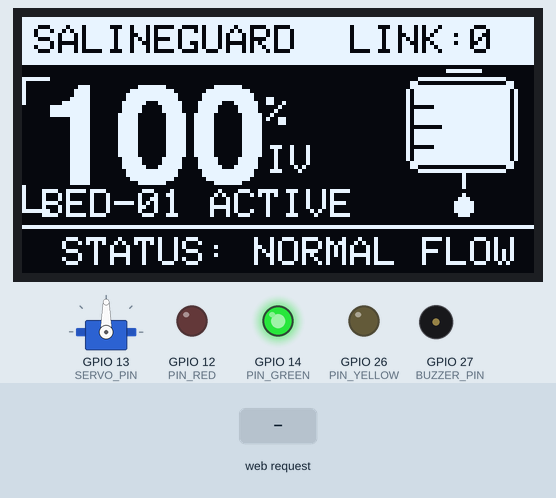
Bench run of a sketch on a simulated ESP32. On the bench: servo, 128×64 one-colour display, output pins drawn as LEDs (lit = HIGH), buzzer (waves = sounding, pin HIGH). The test bench sets the inputs (shaded band).

Above: at 1.2 s.
1.3 s: HTTP request GET /clamp received
At 1.49 s:
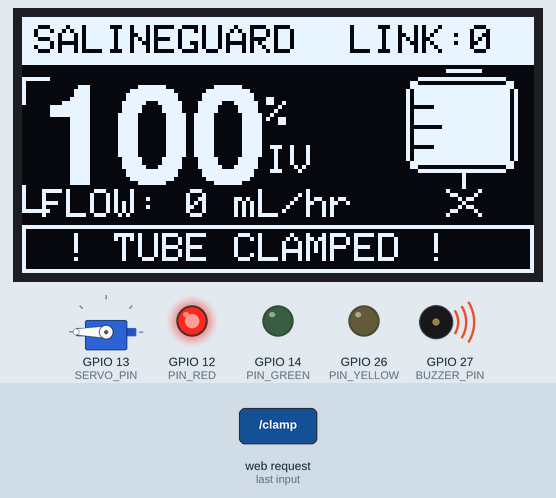
At 1.91 s:
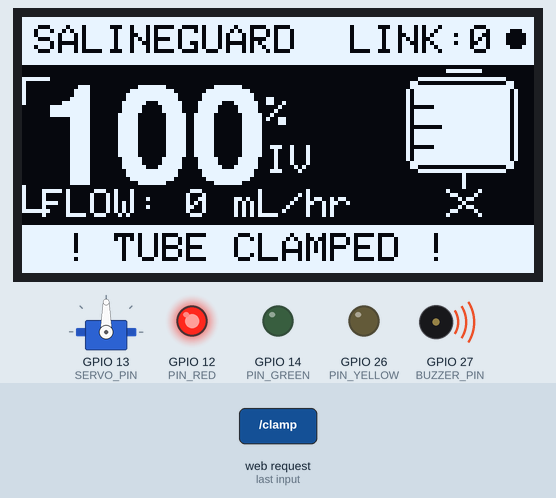
3.2 s: HTTP request GET /unclamp received
At 3.31 s:
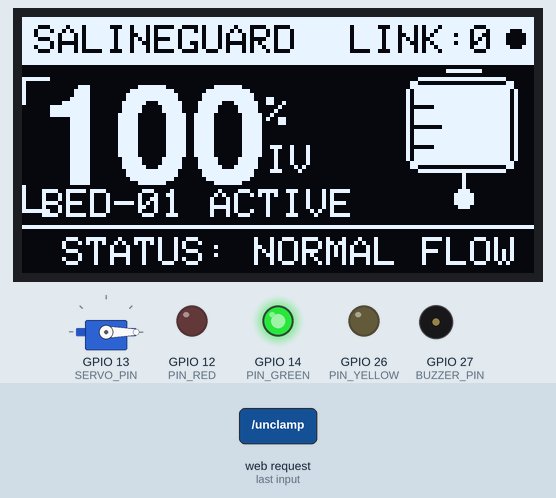
Timing chart, 0 to 6.2 s (numbered marks = the images above; inputs shaded):
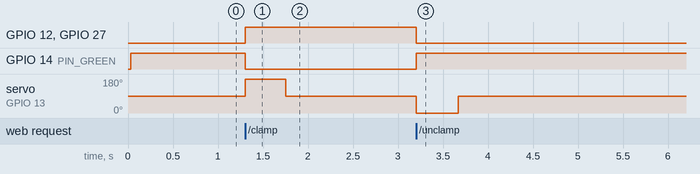

The sketch:

Bedside_Unit_ESP32.ino
```cpp
#include <WiFi.h>
#include <WebServer.h>
#include <Wire.h>
#include <Adafruit_GFX.h>
#include <Adafruit_SH110X.h>
#include <Fonts/FreeSansBold18pt7b.h>
#include <ESP32Servo.h>

const char* AP_SSID = "SalineGuard-AI";
const char* AP_PASS = "12345678";

// Bedside Hardware Pins (ESP32 DevKit V1)
const int SERVO_PIN  = 13;  // 360-deg MG995 Servo signal pin
const int BUZZER_PIN = 27;  // Active Piezo Buzzer
const int PIN_GREEN  = 14;  // Green LED (>50%)
const int PIN_YELLOW = 26;  // Yellow LED (11% - 50%)
const int PIN_RED    = 12;  // Red LED (<=10% or Clamped)

Adafruit_SH1106G display(128, 64, &Wire, -1);
WebServer server(80);
Servo clampServo;

int currentBedLevel = 100;
bool isClamped = false;
bool manualClampOverride = false;
int servoAngle = 0;

// 360-Degree Continuous MG995 Servo Calibration
const int SERVO_STOP_VAL   = 90;   // 90 = Neutral STOP
const int SERVO_CLAMP_DIR  = 180;  // Spin direction to pinch IV tube
const int SERVO_OPEN_DIR   = 0;    // Spin direction to release IV tube
const int CLAMP_TRAVEL_MS  = 450;  // Timed rotation burst in ms

bool physicalServoClamped = false;
unsigned long servoStopAtMs = 0;

// OLED HUD Animation State
unsigned long lastOledRefresh = 0;
int dripY = 0;
bool pulseBeat = false;

void renderSharpOLED();
void applyHardwareState();

void sendCorsHeaders() {
  server.sendHeader("Access-Control-Allow-Origin", "*");
  server.sendHeader("Access-Control-Allow-Methods", "GET, POST, OPTIONS");
  server.sendHeader("Access-Control-Allow-Headers", "Content-Type");
  server.sendHeader("Access-Control-Allow-Private-Network", "true");
  server.sendHeader("Cache-Control", "no-store");
  server.sendHeader("Connection", "close");
}

String buildStatusJson() {
  String json = "{";
  json += "\"level\":" + String(currentBedLevel) + ",";
  json += "\"clamped\":" + String(isClamped ? "true" : "false") + ",";
  json += "\"servoAngle\":" + String(servoAngle) + ",";
  if (isClamped) json += "\"status\":\"AUTO_CLAMPED\"";
  else if (currentBedLevel <= 50) json += "\"status\":\"LOW_SALINE\"";
  else json += "\"status\":\"NORMAL_FLOW\"";
  json += "}";
  return json;
}

void renderSharpOLED() {
  display.clearDisplay();

  // 1. Top Medical HUD Header + Connected Device Count
  display.fillRect(0, 0, 128, 12, SH110X_WHITE);
  display.setFont(NULL);
  display.setTextSize(1);
  display.setTextColor(SH110X_BLACK);
  display.setCursor(3, 2);
  display.print("SALINEGUARD");

  int clients = WiFi.softAPgetStationNum();
  display.setCursor(82, 2);
  display.print("LINK:");
  display.print(clients);
  if (pulseBeat) display.fillCircle(123, 5, 2, SH110X_BLACK);

  // 2. Corner HUD Brackets around Telemetry Zone
  display.drawLine(0, 15, 6, 15, SH110X_WHITE);
  display.drawLine(0, 15, 0, 21, SH110X_WHITE);
  display.drawLine(0, 48, 6, 48, SH110X_WHITE);
  display.drawLine(0, 42, 0, 48, SH110X_WHITE);

  // 3. Large Vector Percentage Readout
  display.setTextColor(SH110X_WHITE);
  display.setFont(&FreeSansBold18pt7b);
  display.setCursor(4, 41);
  display.print(currentBedLevel);

  int16_t x1, y1;
  uint16_t w, h;
  display.getTextBounds(String(currentBedLevel), 4, 41, &x1, &y1, &w, &h);
  display.setFont(NULL);
  display.setTextSize(1);
  display.setCursor(w + 8, 20);
  display.print("%");
  display.setCursor(w + 8, 32);
  display.print("IV");

  display.setCursor(5, 43);
  if (isClamped) {
    display.print("FLOW: 0 mL/hr");
  } else {
    display.print("BED-01 ACTIVE");
  }

  // 4. Right-Side Graduated IV Bag & Animated Drip Chamber
  display.drawRoundRect(96, 15, 28, 24, 4, SH110X_WHITE);
  display.drawLine(106, 13, 114, 13, SH110X_WHITE);

  int fillH = map(currentBedLevel, 0, 100, 0, 20);
  if (fillH > 0) {
    display.fillRect(98, 17 + (20 - fillH), 24, fillH, SH110X_WHITE);
  }
  display.drawLine(98, 22, 102, 22, SH110X_BLACK);
  display.drawLine(98, 27, 104, 27, SH110X_BLACK);
  display.drawLine(98, 32, 102, 32, SH110X_BLACK);

  display.drawLine(110, 39, 110, 42, SH110X_WHITE);
  if (isClamped) {
    display.drawLine(106, 43, 114, 49, SH110X_WHITE);
    display.drawLine(114, 43, 106, 49, SH110X_WHITE);
  } else {
    int dropPos = 43 + dripY;
    display.fillCircle(110, dropPos, 2, SH110X_WHITE);
    display.drawPixel(110, dropPos - 3, SH110X_WHITE);
  }

  // 5. Bottom Status Banner
  if (isClamped) {
    if (pulseBeat) {
      display.fillRect(0, 52, 128, 12, SH110X_WHITE);
      display.setTextColor(SH110X_BLACK);
    } else {
      display.drawRect(0, 52, 128, 12, SH110X_WHITE);
      display.setTextColor(SH110X_WHITE);
    }
    display.setCursor(11, 54);
    display.print("! TUBE CLAMPED !");
  } else if (currentBedLevel <= 50) {
    display.drawRect(0, 52, 128, 12, SH110X_WHITE);
    display.setTextColor(SH110X_WHITE);
    display.setCursor(13, 54);
    display.print("WARN: LOW SALINE");
  } else {
    display.drawLine(0, 52, 128, 52, SH110X_WHITE);
    display.setTextColor(SH110X_WHITE);
    display.setCursor(10, 55);
    display.print("STATUS: NORMAL FLOW");
  }

  display.display();
}

void applyHardwareState() {
  bool shouldClamp = (manualClampOverride || currentBedLevel <= 10);

  if (shouldClamp && !physicalServoClamped) {
    physicalServoClamped = true;
    clampServo.write(SERVO_CLAMP_DIR);
    servoStopAtMs = millis() + CLAMP_TRAVEL_MS;
  } else if (!shouldClamp && physicalServoClamped) {
    physicalServoClamped = false;
    clampServo.write(SERVO_OPEN_DIR);
    servoStopAtMs = millis() + CLAMP_TRAVEL_MS;
  }

  if (shouldClamp) {
    isClamped = true;
    servoAngle = 90;
    digitalWrite(PIN_GREEN, LOW);
    digitalWrite(PIN_YELLOW, LOW);
    digitalWrite(PIN_RED, HIGH);
    digitalWrite(BUZZER_PIN, HIGH);
  } else if (currentBedLevel <= 50) {
    isClamped = false;
    servoAngle = 0;
    digitalWrite(PIN_GREEN, LOW);
    digitalWrite(PIN_YELLOW, HIGH);
    digitalWrite(PIN_RED, LOW);
    digitalWrite(BUZZER_PIN, LOW);
  } else {
    isClamped = false;
    servoAngle = 0;
    digitalWrite(PIN_GREEN, HIGH);
    digitalWrite(PIN_YELLOW, LOW);
    digitalWrite(PIN_RED, LOW);
    digitalWrite(BUZZER_PIN, LOW);
  }
}

void updateLevelValue(int newLvl) {
  currentBedLevel = constrain(newLvl, 0, 100);
  if (currentBedLevel > 10 && !manualClampOverride) {
    isClamped = false;
  }
  applyHardwareState();
}

int parseIncomingLevel() {
  if (server.hasArg("level")) return server.arg("level").toInt();
  if (server.hasArg("val"))   return server.arg("val").toInt();
  if (server.hasArg("value")) return server.arg("value").toInt();
  if (server.hasArg("plain")) {
    String body = server.arg("plain");
    int colon = body.indexOf(':');
    if (colon != -1) return body.substring(colon + 1).toInt();
    return body.toInt();
  }
  return -1;
}

void handleLevelInput() {
  sendCorsHeaders();
  int lvl = parseIncomingLevel();
  if (lvl >= 0) updateLevelValue(lvl);
  server.send(200, "application/json", buildStatusJson());
}

void setup() {
  Serial.begin(115200);

  pinMode(BUZZER_PIN, OUTPUT);
  pinMode(PIN_GREEN, OUTPUT);
  pinMode(PIN_YELLOW, OUTPUT);
  pinMode(PIN_RED, OUTPUT);

  clampServo.attach(SERVO_PIN, 500, 2400);
  clampServo.write(SERVO_STOP_VAL);

  Wire.begin(21, 22);
  Wire.setClock(400000);
  display.begin(0x3C, true);
  applyHardwareState();
  renderSharpOLED();

  WiFi.mode(WIFI_AP);
  WiFi.softAP(AP_SSID, AP_PASS, 1, 0, 4);
  WiFi.setSleep(false);

  server.on("/set", HTTP_GET, handleLevelInput);
  server.on("/set", HTTP_POST, handleLevelInput);
  server.on("/update", HTTP_GET, handleLevelInput);
  server.on("/update", HTTP_POST, handleLevelInput);

  server.on("/status", HTTP_GET, []() {
    sendCorsHeaders();
    server.send(200, "application/json", buildStatusJson());
  });

  server.on("/clamp", HTTP_GET, []() {
    sendCorsHeaders();
    manualClampOverride = true;
    applyHardwareState();
    server.send(200, "application/json", buildStatusJson());
  });

  server.on("/unclamp", HTTP_GET, []() {
    sendCorsHeaders();
    manualClampOverride = false;
    if (currentBedLevel <= 10) currentBedLevel = 100;
    applyHardwareState();
    server.send(200, "application/json", buildStatusJson());
  });

  server.onNotFound([]() {
    sendCorsHeaders();
    server.send(204);
  });

  server.begin();
}

void loop() {
  server.handleClient();

  if (servoStopAtMs > 0 && millis() >= servoStopAtMs) {
    clampServo.write(SERVO_STOP_VAL);
    servoStopAtMs = 0;
  }

  if (millis() - lastOledRefresh >= 140) {
    lastOledRefresh = millis();
    pulseBeat = !pulseBeat;
    if (!isClamped) {
      dripY = (dripY + 2) % 6;
    }
    renderSharpOLED();
  }
}
```

Measured:
- after the input at 1.3 s, GPIO 12 (PIN_RED), GPIO 27 (BUZZER_PIN): LOW → HIGH at once; GPIO 14 (PIN_GREEN): HIGH → LOW at once; servo on GPIO 13 (SERVO_PIN): 90° → 180° at once, → 90° 0.45 s later; the display: first differs from a run without the input after 0.13 s (image 1)
- after the input at 3.2 s, GPIO 12 (PIN_RED), GPIO 27 (BUZZER_PIN): HIGH → LOW at once; GPIO 14 (PIN_GREEN): LOW → HIGH at once; servo on GPIO 13 (SERVO_PIN): 90° → 0° at once, → 90° 0.47 s later; the display: changes after 0.05 s (image 3)
